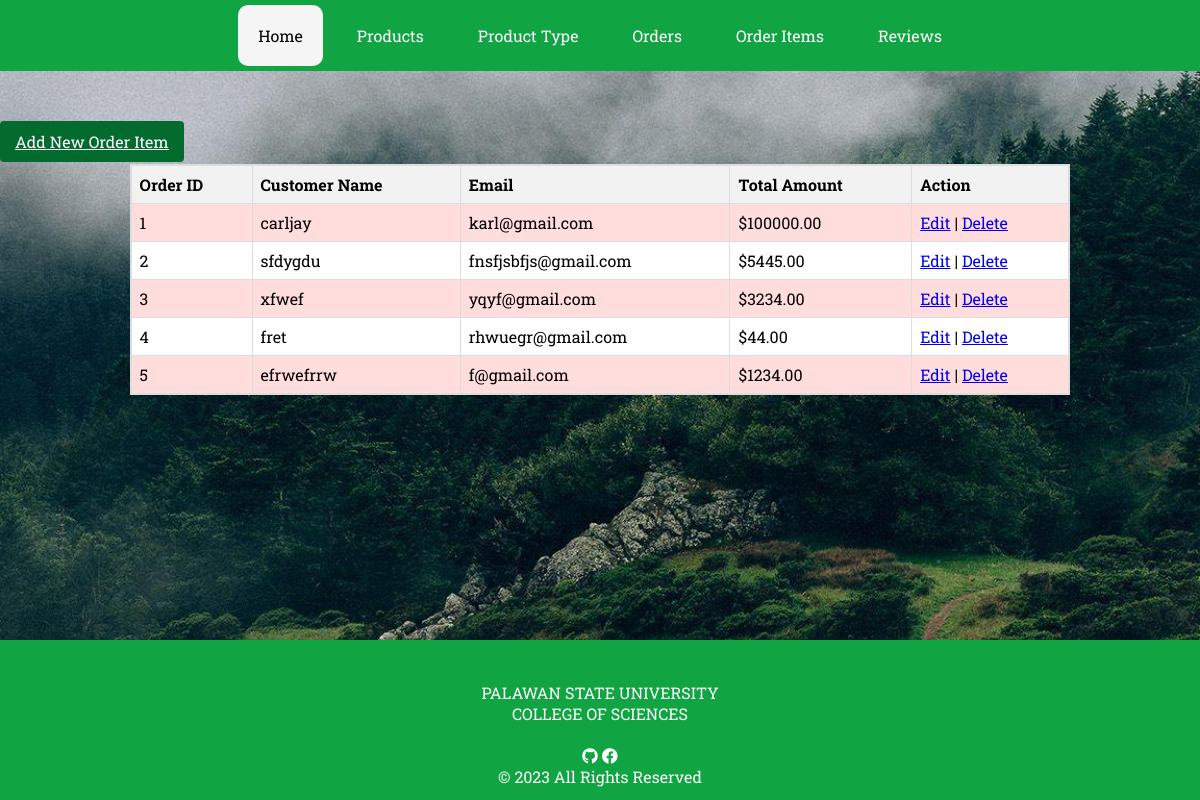
Screenshot of /orders/ with the database file from the repository.
### record/models.py (models this page shows, shortened)
class BaseModel(models.Model):
    created_at = models.DateTimeField(auto_now=True, db_index=True)
    updated_at = models.DateTimeField(auto_now=True)
    class Meta:
        abstract = True

class Order(BaseModel):
    order_id = models.AutoField(primary_key=True)
    customer_name = models.CharField(max_length=255)
    email = models.EmailField()
    total_amount = models.DecimalField(max_digits=10, decimal_places=2)

### record/views.py (the view)
# urls.py: path('orders/', OrderListView.as_view(), name='order-list'),
class OrderListView(ListView):
    model = Order
    template_name = 'order_list.html'
    context_object_name = 'order'
    paginate_by = 5
    def get_queryset(self):
        return Order.objects.all()

### record/templates/order_list.html (shortened to what this page needs)
{% extends 'base.html' %}
{% load static %}
{% block content %}
  <a href="{% url 'orderitem-add' %}" class="custom-btn btn btn-primary">Add New Order Item</a><br>
  <section class="trainers-container">
    <table class="styled-table">
      <tbody>
        <tr>
          <th>Order ID</th>
          <th>Customer Name</th>
          <th>Email</th>
          <th>Total Amount</th>
          <th>Action</th>
        </tr>
        {% for order in order %}
          <tr>
            <td>{{ order.order_id }}</td>
            <td>{{ order.customer_name }}</td>
            <td>{{ order.email }}</td>
            <td>${{ order.total_amount }}</td>
            <td>
              <a href="{% url 'order-update' order.order_id %}">Edit</a> |
              <a href="{% url 'order-delete' order.order_id %}">Delete</a>
            </td>
          </tr>
        {% empty %}
          <tr>
            <td colspan="5" style="text-align: center;">
              <p>No Records Found</p>
            </td>
          </tr>
        {% endfor %}
      </tbody>
    </table>
  </section>
{% endblock %}

### record/static/css/style.css (style rules this page uses)
* { margin: 0; padding: 0; font-family: 'Roboto Slab'; }
body { background-image: url('../images/bg.jpg'); background-size: cover; background-position: center; background-attachment: fixed; height: 100%; margin: 0; padding: 0; }
.custom-btn.btn.btn-primary { background-color: rgb(3, 107, 46); color: white; padding: 10px 15px; border-radius: 4px; cursor: pointer; }
.trainers-container { min-height: auto; border-collapse: collapse; margin: 1%; display: flex; justify-content: center; }
.trainers-container table { border-collapse: collapse; background-color: white; border: 2px solid #dddddd; }
.trainers-container th, .trainers-container td { border: 1px solid #dddddd; text-align: left; padding: 8px; }
.trainers-container th { background-color: white; }
.styled-table { width: 80%; border-collapse: collapse; border: 1px solid #ddd; }
.styled-table th { background-color: #f2f2f2; padding: 8px; text-align: left; border: 1px solid #ddd; }
.styled-table td { padding: 8px; text-align: left; border: 1px solid #ddd; }
.styled-table tbody tr:nth-child(even) { background-color: #ffdddd; }
.styled-table tbody tr:nth-child(odd) { background-color: #ffffff; }

### rows the page displays
Order: order_id "1", customer_name "carljay", email "karl@gmail.com", total_amount "100000.00"
Order: order_id "2", customer_name "sfdygdu", email "fnsfjsbfjs@gmail.com", total_amount "5445.00"
Order: order_id "3", customer_name "xfwef", email "yqyf@gmail.com", total_amount "3234.00"
Order: order_id "4", customer_name "fret", email "rhwuegr@gmail.com", total_amount "44.00"
Order: order_id "5", customer_name "efrwefrrw", email "f@gmail.com", total_amount "1234.00"
